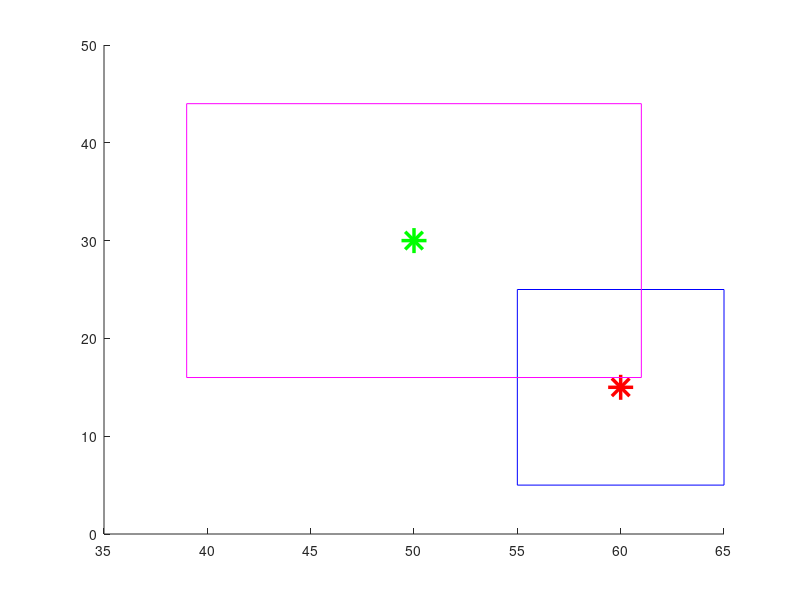

Here is the MATLAB script that generated this plot:
clc
clear


%Square 1
a_1=5;
b_1=10;
Lx_1=60;
Ly_1=15;


%Square 2
a_2=11;
b_2=14;
Lx_2=50;
Ly_2=30;

%Find where Sq 1 is located around 2
if (Lx_1+a_1<Lx_2-a_2 || Lx_1-a_1>Lx_2+a_2 ) ||  (Ly_1-b_1>Ly_2+b_2 || Ly_1+b_1<Ly_2-b_2 )% Sq_1 is out of Sq_2
 disp("not in") % If out then good bye
    
else %Always in
 disp("is in") % if in who is bigger?
 % Find intersecting area!
 %need to know direction
 

%The overlap area can be computed as follows:
Left1=Lx_1-a_1;
Top1=Ly_1+b_1;
Bottom1=Ly_1-b_1;
Right1=Lx_1+a_1;

Left2=Lx_2-a_2;
Top2=Ly_2+b_2;
Bottom2=Ly_2-b_2;
Right2=Lx_2+a_2;

x_overlap = abs(min([Right1, Right2]) - max([Left1, Left2]))
y_overlap =abs(max([Bottom1, Bottom2]) - min([Top1, Top2]))
overlapArea = x_overlap * y_overlap

 
 
 
end
hold on
plot(Lx_1,Ly_1,'- *r','MarkerSize', 18,'LineWidth' , 2.5)
hold on
plot([Lx_1+a_1 Lx_1+a_1],[Ly_1-b_1 Ly_1+b_1],'b')
plot([Lx_1-a_1 Lx_1+a_1],[Ly_1+b_1 Ly_1+b_1],'b')
plot([Lx_1-a_1 Lx_1-a_1],[Ly_1-b_1 Ly_1+b_1],'b')
plot([Lx_1-a_1 Lx_1+a_1],[Ly_1-b_1 Ly_1-b_1],'b')


hold on
plot(Lx_2,Ly_2,'- *g','MarkerSize', 18,'LineWidth' , 2.5)
hold on
plot([Lx_2+a_2 Lx_2+a_2],[Ly_2-b_2 Ly_2+b_2],'m')
plot([Lx_2-a_2 Lx_2+a_2],[Ly_2+b_2 Ly_2+b_2],'m')
plot([Lx_2-a_2 Lx_2-a_2],[Ly_2-b_2 Ly_2+b_2],'m')
plot([Lx_2-a_2 Lx_2+a_2],[Ly_2-b_2 Ly_2-b_2],'m')